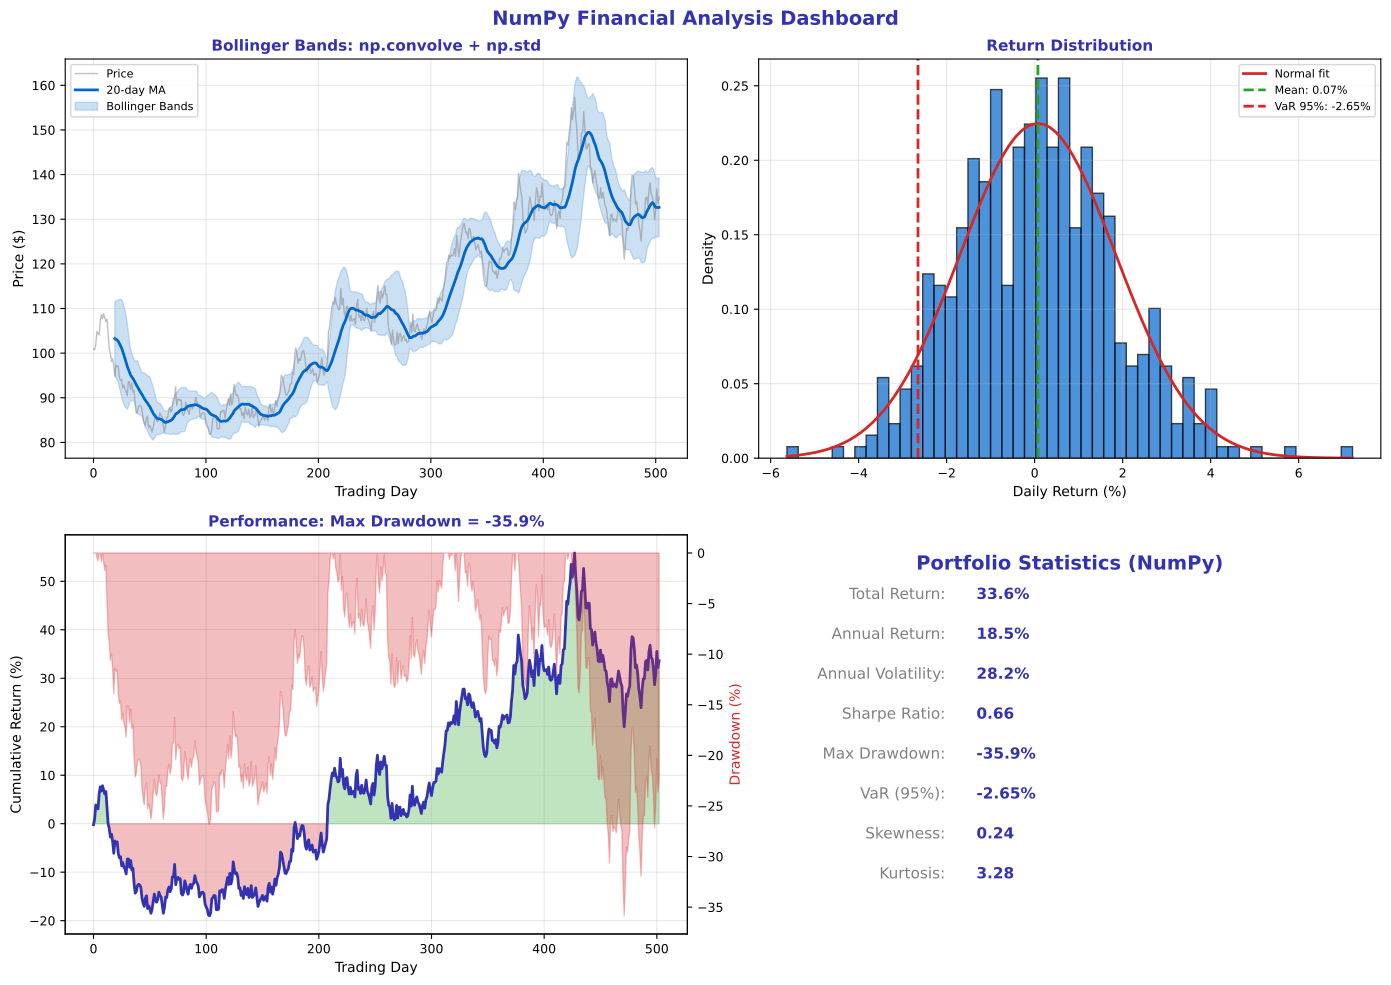

This chart was generated by the following Python code:
"""NumPy Finance - Complete financial analysis example"""
import matplotlib.pyplot as plt
import numpy as np
from pathlib import Path

# Standard matplotlib configuration
plt.rcParams.update({
    'font.size': 10,
    'axes.labelsize': 10,
    'axes.titlesize': 11,
    'xtick.labelsize': 9,
    'ytick.labelsize': 9,
    'legend.fontsize': 9,
    'figure.figsize': (10, 6),
    'figure.dpi': 150
})

# Course colors
MLPURPLE = '#3333B2'
MLLAVENDER = '#ADADE0'
MLBLUE = '#0066CC'
MLORANGE = '#FF7F0E'
MLGREEN = '#2CA02C'
MLRED = '#D62728'

# Complete financial analysis using NumPy
np.random.seed(42)

# Simulate stock prices
n_days = 504  # 2 years
drift = 0.0004  # Daily expected return
volatility = 0.018
prices = 100 * np.exp(np.cumsum(drift + volatility * np.random.randn(n_days)))

# Calculate returns
returns = np.diff(prices) / prices[:-1]
log_returns = np.log(prices[1:] / prices[:-1])

fig, axes = plt.subplots(2, 2, figsize=(14, 10))
fig.suptitle('NumPy Financial Analysis Dashboard', fontsize=14, fontweight='bold', color=MLPURPLE)

# Plot 1: Price with Bollinger Bands
ax1 = axes[0, 0]
window = 20
rolling_mean = np.convolve(prices, np.ones(window)/window, mode='valid')
rolling_std = np.array([np.std(prices[i:i+window]) for i in range(len(prices)-window+1)])
upper_band = rolling_mean + 2 * rolling_std
lower_band = rolling_mean - 2 * rolling_std

ax1.plot(prices, color='gray', alpha=0.5, linewidth=1, label='Price')
ax1.plot(range(window-1, len(prices)), rolling_mean, color=MLBLUE, linewidth=2, label='20-day MA')
ax1.fill_between(range(window-1, len(prices)), lower_band, upper_band,
                 alpha=0.2, color=MLBLUE, label='Bollinger Bands')

ax1.set_xlabel('Trading Day', fontsize=10)
ax1.set_ylabel('Price ($)', fontsize=10)
ax1.set_title('Bollinger Bands: np.convolve + np.std', fontsize=11, fontweight='bold', color=MLPURPLE)
ax1.legend(fontsize=8)
ax1.grid(alpha=0.3)

# Plot 2: Return distribution with statistics
ax2 = axes[0, 1]
ax2.hist(returns * 100, bins=50, density=True, alpha=0.7, color=MLBLUE, edgecolor='black')

# Normal distribution overlay
x = np.linspace(returns.min() * 100, returns.max() * 100, 100)
mean_ret = np.mean(returns) * 100
std_ret = np.std(returns) * 100
normal = (1/(std_ret * np.sqrt(2*np.pi))) * np.exp(-0.5*((x - mean_ret)/std_ret)**2)
ax2.plot(x, normal, color=MLRED, linewidth=2, label='Normal fit')

ax2.axvline(mean_ret, color=MLGREEN, linestyle='--', linewidth=2, label=f'Mean: {mean_ret:.2f}%')
ax2.axvline(np.percentile(returns * 100, 5), color=MLRED, linestyle='--', linewidth=2,
            label=f'VaR 95%: {np.percentile(returns * 100, 5):.2f}%')

ax2.set_xlabel('Daily Return (%)', fontsize=10)
ax2.set_ylabel('Density', fontsize=10)
ax2.set_title('Return Distribution', fontsize=11, fontweight='bold', color=MLPURPLE)
ax2.legend(fontsize=8)
ax2.grid(alpha=0.3)

# Plot 3: Cumulative returns
ax3 = axes[1, 0]
cumulative = np.cumprod(1 + returns) - 1
drawdown = cumulative - np.maximum.accumulate(cumulative)
max_dd = np.min(drawdown)

ax3.fill_between(range(len(cumulative)), 0, cumulative * 100,
                 where=cumulative >= 0, color=MLGREEN, alpha=0.3)
ax3.fill_between(range(len(cumulative)), 0, cumulative * 100,
                 where=cumulative < 0, color=MLRED, alpha=0.3)
ax3.plot(cumulative * 100, color=MLPURPLE, linewidth=2)

# Drawdown
ax3_twin = ax3.twinx()
ax3_twin.fill_between(range(len(drawdown)), 0, drawdown * 100, alpha=0.3, color=MLRED)
ax3_twin.set_ylabel('Drawdown (%)', fontsize=10, color=MLRED)

ax3.set_xlabel('Trading Day', fontsize=10)
ax3.set_ylabel('Cumulative Return (%)', fontsize=10)
ax3.set_title(f'Performance: Max Drawdown = {max_dd*100:.1f}%', fontsize=11, fontweight='bold', color=MLPURPLE)
ax3.grid(alpha=0.3)

# Plot 4: Summary statistics
ax4 = axes[1, 1]
ax4.axis('off')

# Calculate all stats using NumPy
stats = {
    'Total Return': f'{(prices[-1]/prices[0] - 1) * 100:.1f}%',
    'Annual Return': f'{np.mean(returns) * 252 * 100:.1f}%',
    'Annual Volatility': f'{np.std(returns) * np.sqrt(252) * 100:.1f}%',
    'Sharpe Ratio': f'{(np.mean(returns) * 252) / (np.std(returns) * np.sqrt(252)):.2f}',
    'Max Drawdown': f'{max_dd * 100:.1f}%',
    'VaR (95%)': f'{np.percentile(returns, 5) * 100:.2f}%',
    'Skewness': f'{np.mean((returns - np.mean(returns))**3) / np.std(returns)**3:.2f}',
    'Kurtosis': f'{np.mean((returns - np.mean(returns))**4) / np.std(returns)**4:.2f}',
}

ax4.text(0.5, 0.95, 'Portfolio Statistics (NumPy)', ha='center', va='top',
         fontsize=14, fontweight='bold', color=MLPURPLE, transform=ax4.transAxes)

y = 0.85
for key, value in stats.items():
    ax4.text(0.3, y, f'{key}:', ha='right', va='center', fontsize=11,
             transform=ax4.transAxes, color='gray')
    ax4.text(0.35, y, value, ha='left', va='center', fontsize=11,
             transform=ax4.transAxes, fontweight='bold', color=MLPURPLE)
    y -= 0.1

plt.tight_layout()
plt.savefig(Path(__file__).parent / 'chart.pdf', dpi=300, bbox_inches='tight')
plt.close()
